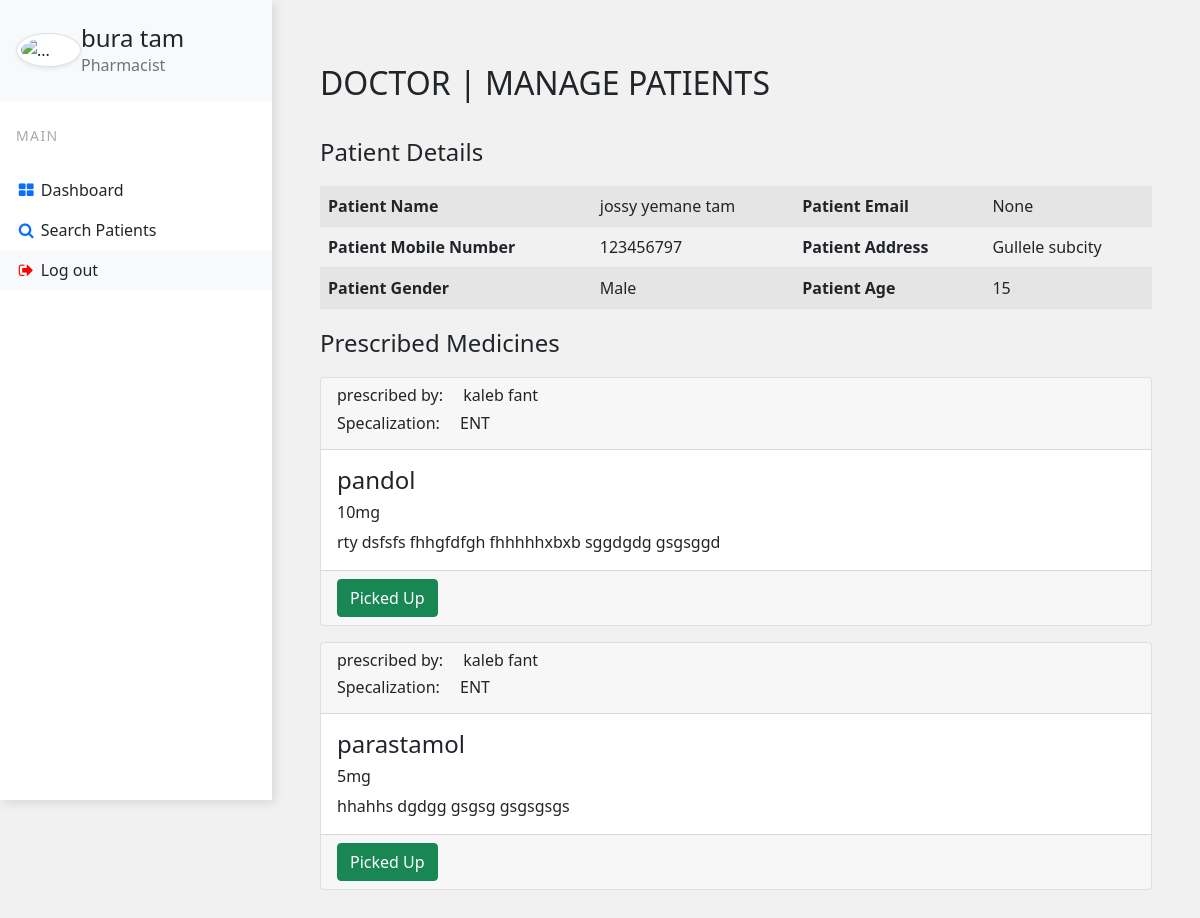
The page /patientprofile/1/ (signed in) on the database its author committed.
### base/models.py (models this page shows, shortened)
class PharmacistProfile(models.Model):
    pharmacist = models.OneToOneField(User,null=True,on_delete=models.CASCADE)
    first_name = models.CharField(max_length = 20, null=True)
    last_name = models.CharField(max_length = 20, null=True)
    phone =  models.CharField(max_length=20,unique = True)
    profile_picture = models.ImageField(null=True, blank = True, upload_to = 'images/')

class Patient(models.Model):
    bloodtype = [
    ('A', 'A'),
    ('B', 'B'),
    ('AB', 'AB'),
    ('O', 'O'),
    ]
    RHtype = [
        ('+', '+'),
        ('-', '-')
    ]
    gendertype = [
        ('Male','M'),
        ('Female','F')
    ]
    reception = models.ForeignKey(User , null=True, on_delete=models.CASCADE)
    first_name = models.CharField(max_length = 20, null=True)
    middle_name = models.CharField(max_length = 20, null=True)
    last_name = models.CharField(max_length = 20, null=True)
    gender = models.CharField(max_length=10,choices=gendertype,null=True)
    email = models.EmailField(null=True,blank=True)
    phone =  models.CharField(max_length=20,unique = True,default=True)
    dateofbirth = models.DateField(blank=True, null=True)
    bloodtype = models.CharField(max_length=10, choices= bloodtype)
    RH = models.CharField(max_length=10, choices= RHtype)
    address = models.CharField(null=True,max_length=20)
    def get_age(self):
        age = date.today()-self.dateofbirth
        return int((age).days/365.25)

class PrescribedMedicine(models.Model):
    medicine = models.CharField(max_length = 100, null=True)
    dosage = models.CharField(max_length = 100, null=True)
    instruction = models.TextField(null=True)
    Patient = models.ForeignKey(Patient, null=True, on_delete=models.CASCADE)
    Doctor = models.ForeignKey(DoctorProfile, null=True, on_delete=models.CASCADE)
    status = models.BooleanField(default=False)
    created = models.DateTimeField(auto_now = True)
    updated = models.DateTimeField(auto_now_add = True)

class DoctorProfile(models.Model):
    doctor = models.OneToOneField(User,null=True,on_delete=models.CASCADE)
    first_name = models.CharField(max_length = 20, null=True)
    middle_name = models.CharField(max_length = 20, null=True)
    last_name = models.CharField(max_length = 20, null=True)
    phone =  models.CharField(max_length=20,unique = True)
    Specalization = models.ForeignKey(DoctorSpecalization, null=True, on_delete=models.CASCADE)
    profile_picture = models.ImageField(null=True, blank = True, upload_to = 'images/')

class DoctorSpecalization(models.Model):
    specalization = models.CharField(max_length=40, null=True)
    def __str__(self):
        return self.specalization

### base/views.py (the view)
# urls.py: path('patientprofile/<str:pk>/', views.PatientProfile, name='patientprofile'),
@login_required(login_url='login')
def PatientProfile(request,pk):
    orderlabform = OrderLabForm()
    prescribeform = PrescribeForm()
    medhistoryform = MedicalHistoryForm()
    patient = Patient.objects.get(id=pk)
    prescription_history = PrescribedMedicine.objects.filter(Patient  = patient)
    if request.user.groups.filter(name='Doctor').exists():
        return render(request,"base/doctor/patientprofile.html",{'patient':patient,'medhistoryform': medhistoryform, 'prescribeform':prescribeform ,'orderlabform': orderlabform })
    elif request.user.groups.filter(name='Reception').exists():
        return render(request,"base/reception/patientprofile.html",{'patient':patient})
    elif request.user.groups.filter(name='Pharmacist').exists():
        return render(request,"base/pharmacist/patientprofile.html",{'patient':patient, 'prescription_history':prescription_history })

### base/templates/base/pharmacist/patientprofile.html
{% extends "base/pharmacist/pharma_base.html" %}
{% block scripts%}
{% load static %}
<link rel="stylesheet" href="{% static 'styles/profile.css'%}">
{% endblock %}
{%block content%}
<div class="feed">
    <div style="margin-bottom: 2rem;">
        <h2>DOCTOR | MANAGE PATIENTS</h2>
    </div>
    <p style="font-size: 1.5rem;">Patient Details</p>
        <table class="table table-striped">
            <tbody>
              <tr>
                <td style="font-weight: bold;">Patient Name</td>
                <td>{{patient.first_name}}  {{patient.middle_name}}  {{patient.last_name}}</td>
                <td style="font-weight: bold;">Patient Email</td>
                <td>{{patient.email}} </td>
              </tr>
              <tr>
                <td style="font-weight: bold;">Patient Mobile Number</td>
                <td>{{patient.phone}} </td>
                <td style="font-weight: bold;">Patient Address</td>
                <td>{{patient.address}} </td>
              </tr>
              <tr>
                <td style="font-weight: bold;">Patient Gender</td>
                <td>{{patient.gender}} </td>
                <td style="font-weight: bold;">Patient Age</td>
                <td>{{patient.get_age}} </td>
              </tr>
            </tbody>
          </table>
    </div>
<p style="font-size: 1.5rem;">Prescribed Medicines</p>
{% for prescription in prescription_history%}
<div class="card" style="margin-top: 1rem;">
  <div class="card-header">
    <div>
        <div style="display: flex; align-items: center;"><h6 style="font-weight: 400;">prescribed by:  </h6><h6> &emsp; {{prescription.Doctor.first_name}} {{prescription.Doctor.last_name}}</h5></div>
        <div style="display: flex;"><h6 style="font-weight: 400;">Specalization: </h6><h6> &emsp; {{prescription.Doctor.Specalization}} </h6> </div>
    </div>
  </div>
  <div class="card-body">
    <h4 class="card-title">{{prescription.medicine}}</h4>
    <h6 class="card-title">{{prescription.dosage}}</h6>
    <p class="card-text">{{prescription.instruction}}</p>
  </div>
  <div class="card-footer">
    {% if prescription.status == False %}
        <button type="button" class="btn btn-success">Picked Up</button>
    {% endif %}
  </div>
</div>
{% endfor %}
{% endblock %}

### base/templates/base/pharmacist/pharma_base.html (shortened to what this page needs)
<!DOCTYPE html>
<html lang="en">
<head>
    <link href="https://cdn.jsdelivr.net/npm/bootstrap@5.0.0-beta3/dist/css/bootstrap.min.css" rel="stylesheet"/>
    <link rel="stylesheet" href="https://cdnjs.cloudflare.com/ajax/libs/font-awesome/4.7.0/css/font-awesome.min.css">
    {% load static %}
    <link rel="stylesheet" href="{% static 'styles/reception_home.css' %}">
    {% block scripts%}
    {% endblock %}
</head>
</head>
<body>
<div class="vertical-nav bg-white" id="sidebar">
  <div class="py-4 px-3 mb-4 bg-light">
    <div class="media d-flex align-items-center">
      {% if request.user.pharmacistprofile.profile_picture.url != None%}
            <img src="{{ request.user.pharmacistprofile.profile_picture.url }}" alt="..." style="height: 90px; object-fit: cover;" width="90" class="mr-3 rounded-circle img-thumbnail shadow-sm">
      {% else %}
            <img src="https://bootstrapious.com/i/snippets/sn-v-nav/avatar.png" alt="..." width="65" class="mr-3 rounded-circle img-thumbnail shadow-sm">
      {% endif %}
      <div class="media-body">
        <h4 class="m-0">{{request.user.pharmacistprofile.first_name}} {{request.user.pharmacistprofile.last_name}}</h4>
        <p class="font-weight-light text-muted mb-0">Pharmacist</p>
      </div>
    </div>
  </div>
  <p class="text-gray font-weight-bold text-uppercase px-3 small pb-4 mb-0">Main</p>
  <ul class="nav flex-column bg-white mb-0">
    <li class="nav-item">
      <a href="{% url 'pharmacisthome'%}" class="nav-link text-dark font-italic">
                <i class="fa fa-th-large mr-3 text-primary fa-fw"></i>
                Dashboard
            </a>
    </li>
    <li class="nav-item">
      <a href="{% url 'pharmacistseacrhpatients'%}" class="nav-link text-dark font-italic">
                <i class="fa fa-search mr-3 text-primary fa-fw"></i>
                Search Patients
            </a>
    <li class="nav-item">
      <a href="{% url 'logout'%}" class="nav-link text-dark font-italic bg-light">
                <i class="fa fa-sign-out mr-3  fa-fw" style="color:red"></i>
                Log out
            </a>
    </li>
  </ul>
</div>
<div class="page-content p-5" id="content">
{%block content%}
{% endblock %}
</div>
</body>
</html>

### static/styles/reception_home.css (style rules this page uses)
.vertical-nav { min-width: 17rem; width: 17rem; height: 100vh; position: fixed; top: 0; left: 0; box-shadow: 3px 3px 10px rgba(0, 0, 0, 0.1); transition: all 0.4s; }
.page-content { width: calc(100% - 17rem); margin-left: 17rem; transition: all 0.4s; }
body { background-color: #f1f1f1; min-height: 100vh; overflow-x: hidden; }
.text-uppercase { letter-spacing: 0.1em; }
.text-gray { color: #aaa; }

### static/styles/profile.css (style rules this page uses)
.feed { margin-top: 1em; }

### rows shown on the page
Patient: first_name "jossy", middle_name "yemane", last_name "tam", email "None", phone "123456797", address "Gullele subcity", gender "Male", get_age "15"
PrescribedMedicine: Doctor.first_name "kaleb", Doctor.last_name "fant", Doctor.Specalization "ENT", medicine "pandol", dosage "10mg", instruction "rty dsfsfs fhhgfdfgh fhhhhhxbxb sggdgdg gsgsggd", status "Picked Up"
PrescribedMedicine: Doctor.first_name "kaleb", Doctor.last_name "fant", Doctor.Specalization "ENT", medicine "parastamol", dosage "5mg", instruction "hhahhs dgdgg gsgsg gsgsgsgs", status "Picked Up"

### other values the page prints
{{ request.user.pharmacistprofile.first_name }} "bura"
{{ request.user.pharmacistprofile.last_name }} "tam"
